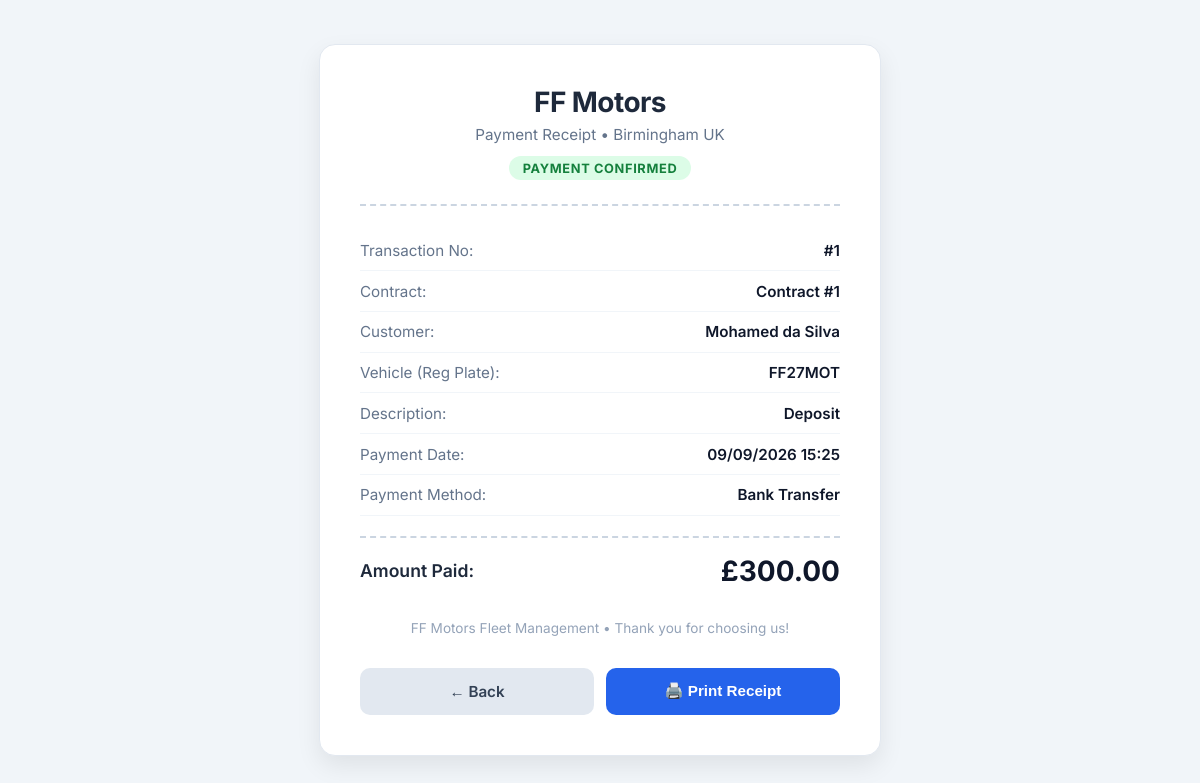
The app's page /recibo/1 with its own data.
### database.py (models this page shows)
class FinancialTransaction(db.Model):
    __tablename__ = 'financeiro_transacoes'
    id = db.Column(db.Integer, primary_key=True)
    id_contrato = db.Column(db.Integer, db.ForeignKey('contratos.id'), nullable=False)
    tipo = db.Column(db.String(20), nullable=False) # Aluguel, Deposito, Multa, Dano, Devolucao_Deposito
    data_vencimento = db.Column(db.DateTime, nullable=False)
    data_pagamento = db.Column(db.DateTime, nullable=True)
    valor = db.Column(db.Numeric(10, 2), nullable=False)
    status = db.Column(db.String(20), default=TransactionStatus.PENDENTE.value, nullable=False)
    forma_pagamento = db.Column(db.String(50), nullable=True)

class Client(db.Model):
    __tablename__ = 'clientes'
    id = db.Column(db.Integer, primary_key=True)
    nome = db.Column(db.String(100), nullable=False)
    telefone = db.Column(db.String(20), nullable=False)
    email = db.Column(db.String(120), unique=True, nullable=False)
    endereco = db.Column(db.String(255), nullable=True)
    url_habilitacao = db.Column(db.String(255), nullable=True)
    url_comprovante_endereco = db.Column(db.String(255), nullable=True)
    contratos = db.relationship('Contract', backref='cliente', lazy=True)

class Contract(db.Model):
    __tablename__ = 'contratos'
    id = db.Column(db.Integer, primary_key=True)
    id_cliente = db.Column(db.Integer, db.ForeignKey('clientes.id'), nullable=False)
    placa = db.Column(db.String(10), db.ForeignKey('motos.placa'), nullable=False)
    data_retirada = db.Column(db.DateTime, default=datetime.utcnow, nullable=False)
    dia_pagamento_semanal = db.Column(db.Integer, nullable=False) # 0-6 (Segunda-Domingo)
    valor_aluguel_semanal = db.Column(db.Float, nullable=False, default=250.00)
    data_devolucao = db.Column(db.DateTime, nullable=True)
    status = db.Column(db.String(20), default=ContractStatus.ATIVO.value, nullable=False)
    url_seguro = db.Column(db.String(255), nullable=True)
    url_comprovante_deposito = db.Column(db.String(255), nullable=True)
    vistorias = db.relationship('Inspection', backref='contrato', lazy=True)
    transacoes = db.relationship('FinancialTransaction', backref='contrato', lazy=True)

### app.py (the view)
@app.route('/recibo/<int:id>')
def pagina_recibo(id):
    t = FinancialTransaction.query.get_or_404(id)
    contrato = Contract.query.get(t.id_contrato) if t.id_contrato else None
    cliente = Client.query.get(contrato.id_cliente) if (contrato and contrato.id_cliente) else None
    return render_template('recibo.html', transacao=t, contrato=contrato, cliente=cliente)

### templates/recibo.html (shortened to what this page needs)
<!DOCTYPE html>
<html lang="en">
<head>
</head>
<body>
    <div class="receipt-card">
        <div class="receipt-header">
            <h1>FF Motors</h1>
            <p>Payment Receipt &bull; Birmingham UK</p>
            <span class="receipt-badge">Payment Confirmed</span>
        </div>
        <div class="receipt-body">
            <div class="receipt-row">
                <span>Transaction No:</span>
                <span>#{{ transacao.id }}</span>
            </div>
            <div class="receipt-row">
                <span>Contract:</span>
                <span>Contract #{{ transacao.id_contrato }}</span>
            </div>
            <div class="receipt-row">
                <span>Customer:</span>
                <span>{{ cliente.nome if cliente else '-' }}</span>
            </div>
            <div class="receipt-row">
                <span>Vehicle (Reg Plate):</span>
                <span>{{ contrato.placa if contrato else '-' }}</span>
            </div>
            <div class="receipt-row">
                <span>Description:</span>
                <span>{{ transacao.tipo }}</span>
            </div>
            <div class="receipt-row">
                <span>Payment Date:</span>
                <span>{{ transacao.data_pagamento.strftime('%d/%m/%Y %H:%M') if transacao.data_pagamento else '-' }}</span>
            </div>
            <div class="receipt-row">
                <span>Payment Method:</span>
                <span>{{ transacao.forma_pagamento or 'Not specified' }}</span>
            </div>
            <div class="receipt-total">
                <span>Amount Paid:</span>
                <span>£{{ "%.2f"|format(transacao.valor) }}</span>
            </div>
        </div>
        <div class="receipt-footer">
            <p>FF Motors Fleet Management &bull; Thank you for choosing us!</p>
        </div>
        <div class="receipt-actions">
            <a href="/financeiro" class="btn btn-back">&larr; Back</a>
            <button onclick="window.print()" class="btn btn-print">🖨️ Print Receipt</button>
        </div>
    </div>
</body>
</html>

### templates/recibo.html (style rules this page uses)
body { font-family: 'Inter', sans-serif; background: #f1f5f9; color: #0f172a; display: flex; justify-content: center; align-items: center; min-height: 100vh; margin: 0; padding: 1.5rem; box-sizing: border-box; }
.receipt-card { background: #ffffff; width: 100%; max-width: 480px; padding: 2.5rem; border-radius: 16px; box-shadow: 0 10px 25px rgba(0,0,0,0.08); border: 1px solid #e2e8f0; }
.receipt-header { text-align: center; border-bottom: 2px dashed #cbd5e1; padding-bottom: 1.5rem; margin-bottom: 1.5rem; }
.receipt-header h1 { margin: 0; font-size: 1.75rem; font-weight: 700; color: #1e293b; letter-spacing: -0.02em; }
.receipt-header p { margin: 0.35rem 0 0; color: #64748b; font-size: 0.95rem; }
.receipt-badge { display: inline-block; margin-top: 0.75rem; background: #dcfce7; color: #15803d; font-weight: 700; font-size: 0.8rem; padding: 0.3rem 0.85rem; border-radius: 999px; text-transform: uppercase; letter-spacing: 0.05em; }
.receipt-row { display: flex; justify-content: space-between; padding: 0.65rem 0; font-size: 0.95rem; border-bottom: 1px solid #f1f5f9; }
.receipt-row span:first-child { color: #64748b; }
.receipt-row span:last-child { font-weight: 600; color: #0f172a; text-align: right; }
.receipt-total { margin-top: 1.25rem; padding-top: 1rem; border-top: 2px dashed #cbd5e1; display: flex; justify-content: space-between; align-items: center; }
.receipt-total span:first-child { font-size: 1.1rem; font-weight: 600; color: #1e293b; }
.receipt-total span:last-child { font-size: 1.75rem; font-weight: 700; color: #0f172a; }
.receipt-footer { text-align: center; margin-top: 2rem; color: #94a3b8; font-size: 0.85rem; }
.receipt-actions { margin-top: 2rem; display: flex; gap: 0.75rem; }
.btn { flex: 1; padding: 0.875rem 1rem; border-radius: 10px; font-weight: 600; font-size: 0.95rem; cursor: pointer; border: none; text-align: center; text-decoration: none; display: inline-flex; justify-content: center; align-items: center; }
.btn-print { background: #2563eb; color: #ffffff; }
.btn-back { background: #e2e8f0; color: #334155; }

### records on screen
FinancialTransaction: valor "300.00"
Client: nome "Mohamed da Silva"
Contract: placa "FF27MOT"
